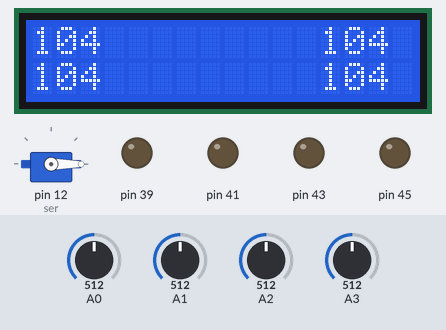
The sketch below on a simulated Arduino Mega 2560, built with avr-gcc and run on an emulated ATmega2560. Parts: servo, 16×2 character LCD, output pins drawn as LEDs (lit = HIGH). The test bench sets the inputs (shaded band); at power-on: A0 = 512, A1 = 512, A2 = 512, A3 = 512.

Above: at 1.2 s.
1.3 s: A0 set to 716
At 6.5 s:
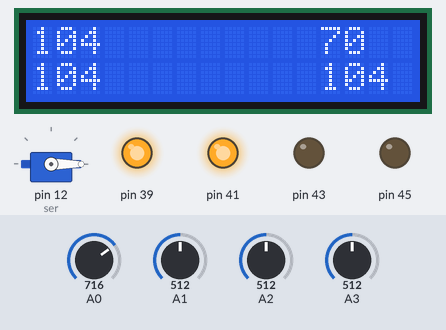
8.6 s: A1 set to 716
At 13.0 s:
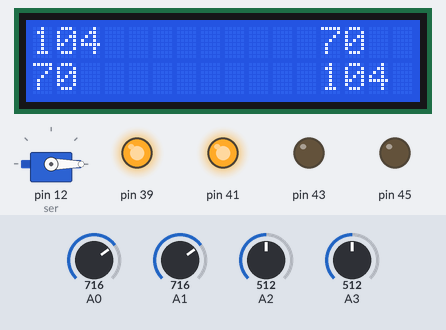
13.2 s: A2 set to 716
At 17.0 s:
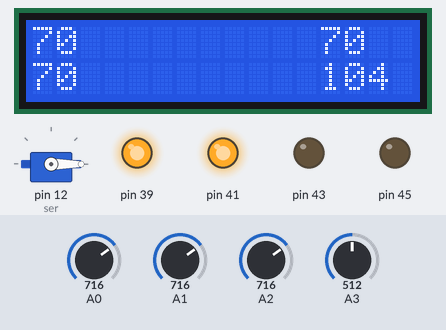
17.8 s: A3 set to 716
At 21.2 s:
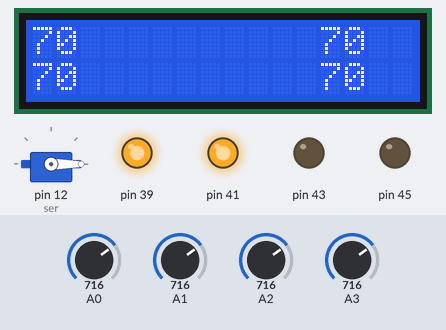
22.4 s: A0 set to 810
At 26.32 s:
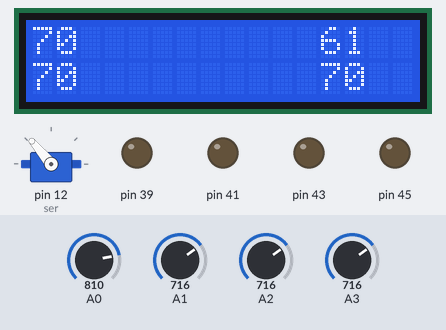
27.5 s: A1 set to 810
At 31.7 s:
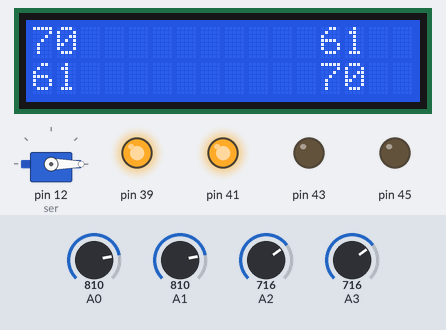
Timing chart, 0 to 33.1 s (numbered marks = the images above; inputs shaded):
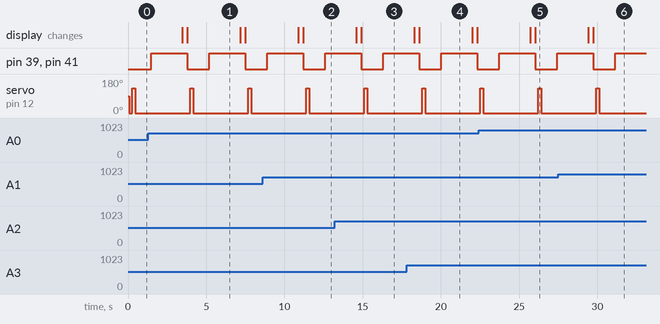

Measured:
- after the input at 8.6 s, the display: first differs from a run without the input after 2.6 s (image 2)
- after the input at 13.2 s, the display: first differs from a run without the input after 1.7 s (image 3)
- after the input at 22.4 s, the display: first differs from a run without the input after 3.6 s (image 5)
- after the input at 27.5 s, the display: first differs from a run without the input after 2.2 s (image 6)
- by itself, pin 39, pin 41: alternates HIGH for 2.3 s and LOW for 1.4 s
- by itself, servo on pin 12 (ser): alternates 130° for 0.20 s and 0° for 3.5 s
- what the display in image 1 shows lasts 3.4 s, from 3.8 s to 7.2 s

The sketch:

EYIC_Bot.ino
```cpp
/*
  *
  * Project Name:   Autonomous Zea Mays Seeding and Monitoring Agribot using IoT
  * Author List:    Sudharsanan J, Prithivi Rajan K, Harish N, Manikandan A.
  *
  * Filename:     EYIC_Bot.ino
  * Functions:    Sharp_sensor_estimation(unsigned char), SharpRead(), sensorprint(), forward(), left(), right(), back(), stop1(), setup(), loop()
  * Global Variables: lcd,ser, f, b, r, l, flag,seedcount
  *
  *
  */

#include <LiquidCrystal.h>
#include <Servo.h>
LiquidCrystal lcd(6,9,5,4,3,2);
Servo ser;
int f,b,r,l,flg=0,seedcount=0;

//f refers the front sharp sensor value
//b refers the back sharp sensor value
//r refers the right sharp sensor value
//l refers the left sharp sensor value

/*
  *
  * Function Name:  Sharp_sensor_estimation
  * Input:    adc_reading
  * Output:     the exact distance in mm
  * Logic:    converts the adc_reading into distance and returns the didtance in mm
  * Example Call:   Sharp_sensor_estimation(300);
  *
  */
unsigned int Sharp_sensor_estimation(unsigned char adc_reading)
{
  float dist;  //temporary variable to find distance
  unsigned int distanceInt;  //actual distance is been stored
  dist = (int)(10.00*(2799.6*(1.00/(pow(adc_reading,1.1546)))));
  distanceInt = (int)dist;
  if(distanceInt>800)
  {
    distanceInt=800;
  }
  return distanceInt;
}


/*
  *
  * Function Name:  SharpRead()
  * Input:    None
  * Output:   None
  * Logic:    Reads the sensor values from sharp sensor
  * Example Call:   SharpRead();
  *
  */

void SharpRead()
{
  lcd.clear();
  b=analogRead(A0);
  l=analogRead(A1);
  f=analogRead(A2);
  r=analogRead(A3);
  b = map(b,0,1023,0,255);
  l = map(l,0,1023,0,255);
  f = map(f,0,1023,0,255);
  r = map(r,0,1023,0,255);
  b = Sharp_sensor_estimation(b);
  l = Sharp_sensor_estimation(l);
  f = Sharp_sensor_estimation(f);
  r = Sharp_sensor_estimation(r);
}


/*
  *
  * Function Name: sensorprint()
  * Input:    None
  * Output:   None
  * Logic:    Print the sharp sensor readings in lcd
  * Example Call:   sensorprint();
  *
  */

void sensorprint()
{
  lcd.setCursor(0,0);
  lcd.print(f);
  lcd.setCursor(12,0);
  lcd.print(b);
  lcd.setCursor(0,1);
  lcd.print(l);
  lcd.setCursor(12,1);
  lcd.print(r);
}


/*
  *
  * Function Name:  forward
  * Input:    None
  * Output:   None
  * Logic:    Moves the Agribot in forward direction
  * Example Call:   forward();
  *
  */

void forward()
{
 digitalWrite(41,HIGH);
 digitalWrite(45,LOW);
 digitalWrite(43,LOW);
 digitalWrite(39,HIGH);
}

/*
  *
  * Function Name:  left
  * Input:    None
  * Output:   None
  * Logic:    Moves the Agribot in left direction
  * Example Call:   left();
  *
  */

void left()
{
 digitalWrite(41,LOW);
 digitalWrite(45,HIGH);
 digitalWrite(43,LOW);
 digitalWrite(39,HIGH);
}

/*
  *
  * Function Name:  right
  * Input:    None
  * Output:   None
  * Logic:    Moves the Agribot in right direction
  * Example Call:   right();
  *
  */

void right()
{
 digitalWrite(41,HIGH);
 digitalWrite(45,LOW);
 digitalWrite(43,HIGH);
 digitalWrite(39,LOW);
}

/*
  *
  * Function Name:  back
  * Input:    None
  * Output:   None
  * Logic:    Moves the Agribot in back direction
  * Example Call:   back();
  *
  */

void back()
{
 digitalWrite(41,LOW);
 digitalWrite(45,HIGH);
 digitalWrite(43,HIGH);
 digitalWrite(39,LOW);
}

/*
  *
  * Function Name:  stop1
  * Input:    None
  * Output:   None
  * Logic:    stops the Agribot
  * Example Call:   stop1();
  *
  */

void stop1()
{
 digitalWrite(41,LOW);
 digitalWrite(45,LOW);
 digitalWrite(43,LOW);
 digitalWrite(39,LOW);
}

/*
  *
  * Function Name:  setup
  * Input:    None
  * Output:   None
  * Logic:    Runs only once in Arduino
  * Example Call:   setup();
  *
  */

void setup() {
  // put your setup code here, to run once:
  pinMode(A0,INPUT);
  pinMode(A1,INPUT);
  pinMode(A2,INPUT);
  pinMode(A3,INPUT);
  pinMode(39,OUTPUT);
  pinMode(41,OUTPUT);
  pinMode(43,OUTPUT);
  pinMode(45,OUTPUT);
  ser.attach(12);
  lcd.begin(16,2);
  Serial.begin(9600);
  forward();
}

/*
  *
  * Function Name:  loop
  * Input:    None
  * Output:   None
  * Logic:    Runs repeatedly
  * Example Call:   loop();
  *
  */

void loop() {
  // put your main code here, to run repeatedly:
 SharpRead();
 sensorprint();
 if(f<180 && f>110)     //Detects the front sensor
 {
   delay(500);
   if(flg%2==0)
   {
     flg++;
     if(flg==3)
     {
        stop1();
        exit(1);
     }
     right();
     lcd.setCursor(4,0);
     lcd.print("right");
     delay(3000);
     while(1)
     {
        SharpRead();
        if(l<180 && l>90)   //Turns while left sensor detect the boundry
        {
           break;
        }
        else
        {
         right();
        }
      }
      forward();
      delay(3500);
      right();
      lcd.setCursor(4,0);
      lcd.print("right");
      delay(3000);
      while(1)
      {
         SharpRead();
         if(b<180 && b>110)
         {
            //exit(1);
            break;
         }
         else
         {
           right();
         }
      }
      forward();
      delay(1000);
    }


    else
    {
      flg++;
      if(flg==3)
      {
        stop1();
        exit(1);
      }
      left();
      lcd.setCursor(4,0);
      lcd.print("left");
      delay(3000);
      while(1)
      {
         SharpRead();
         if(r<180 && r>120)     //Turns while right sensor detects the boundry
         {
            //exit(1);
            break;
         }
         else
         {
           left();
         }
      }
      forward();
      delay(3500);
      left();
      lcd.setCursor(4,0);
      lcd.print("left");
      delay(3000);
      while(1)
      {
         SharpRead();
         if(b<180 && b>110)
         {
            //exit(1);
            break;
         }
         else
         {
           left();
         }
      }
      forward();
      delay(1000);
    }
 }
 else          // Sows the seed
 {
  stop1();
  ser.write(0);
  delay(200);
  ser.write(130);
  delay(200);
  ser.write(0);
  delay(1000);
  forward();
  delay(2000);
  seedcount++;
 }
 lcd.setCursor(4,0);
 lcd.print(seedcount);
 lcd.setCursor(4,1);
 lcd.print(flg);
 delay(300);
}
```
